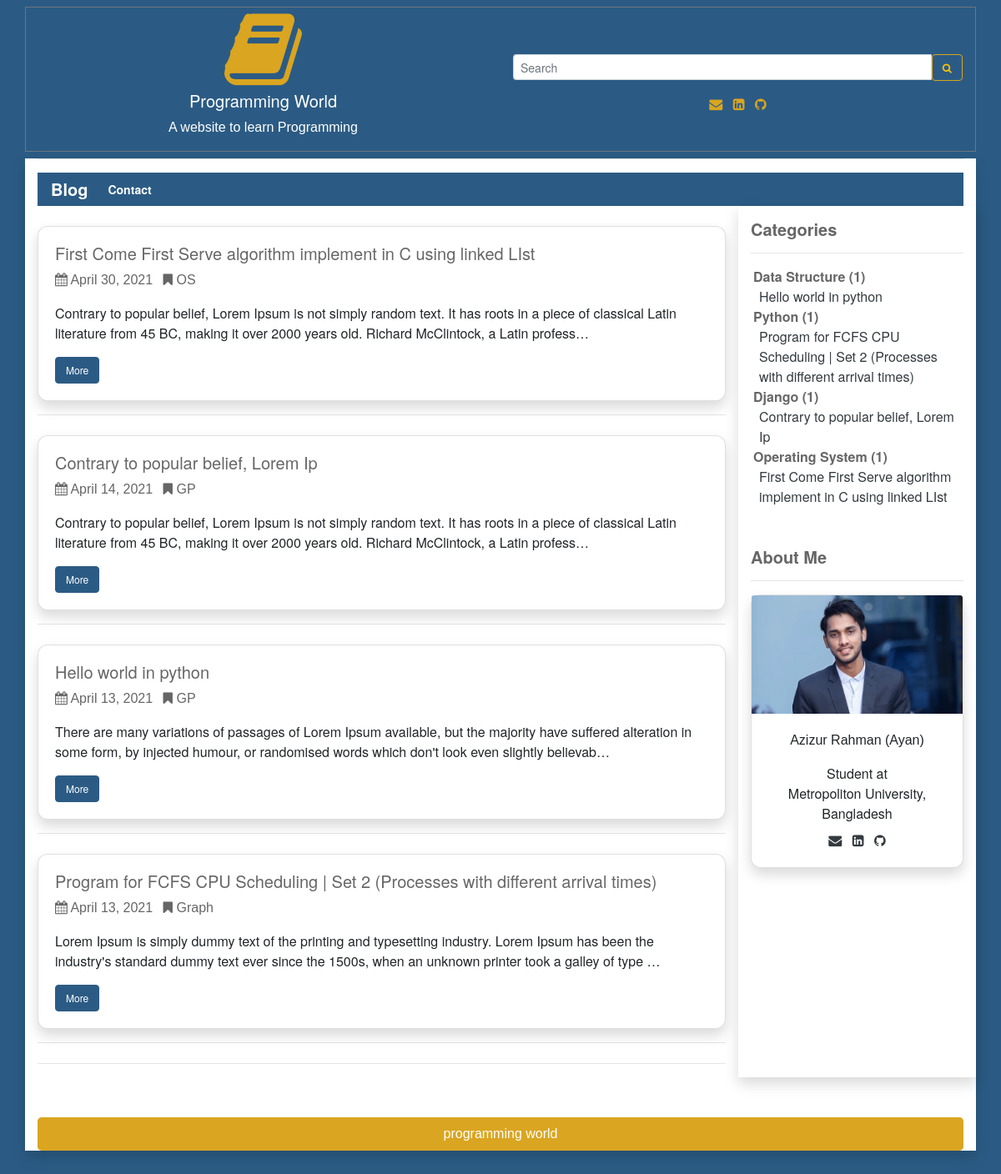
The page / on the database its author committed.
### user_panel_1/models.py (models this page shows, shortened)
class Blog(models.Model):
    cat_name = models.ForeignKey(Category, on_delete=models.CASCADE)
    blog_priority = models.IntegerField(blank=True, null=True)
    blog_tags = models.CharField(max_length=200,  blank=True, null=True)
    blog_title = models.CharField(max_length=200)
    blog_author = models.CharField(max_length=200)
    blog_descriptions = models.CharField(max_length=600);
    blog_body = RichTextUploadingField(blank=True, null=True)
    blog_views = models.IntegerField(default=0)
    blog_date = models.DateField(auto_now_add=True, auto_now=False, blank=True)

class Category(models.Model):
    cat_name = models.CharField(max_length=300)
    def __str__(self):
        return self.cat_name

### user_panel_1/views.py (the view)
# urls.py: path('', views.blog, name='blog'),
def blog(request):
    category = Category.objects.all()
    blog = Blog.objects.all()
    categorys = Blog.objects.all().select_related('cat_name')
    blogs = Blog.objects.all().order_by('-blog_date')
    paginator = Paginator(blogs, 10)
    page = request.GET.get('page')
    blogs = paginator.get_page(page)
    context = {
        'category': category,
        'blog': blog,
        'object_list': categorys,
        'blogs': blogs,
    }
    return render(request, 'blog.html', context)

### templates/blog.html (shortened to what this page needs)
{% extends 'base.html' %}
{% load static %}
{% block content %}
   {% for blogs in blogs %}
    <div class="card shadow mt-4 rounded">
    <div class="card-body">
         <h5 class="title">{{blogs.blog_title |truncatechars:100}}</h5>
         <p  class="description"><i class="fa fa-calendar" aria-hidden="true"></i> <a href="{% url 'date' blogs.blog_date %}" class="mr-2 ur description"> {{ blogs.blog_date}} </a> <i class="fa fa-bookmark" aria-hidden="true"></i>
         <a href="{% url 'tags' blogs.blog_tags %}" class="ur description">  {{ blogs.blog_tags}} </a>
                            </p>
         <div>{{blogs.blog_descriptions | safe |truncatechars:200}}</div>
         <a href="{% url 'more' blogs.id %}" class="btn btn-info mt-3">More</a>
  </div>
    </div>
    <hr>
    {% endfor %}
  <hr>
{% endblock content %}

### templates/base.html (shortened to what this page needs)
{% load static %}
{% load humanize %}
<!DOCTYPE html>
<html lang="en">
<head>
  <link rel="stylesheet" href="https://maxcdn.bootstrapcdn.com/bootstrap/4.5.2/css/bootstrap.min.css">
  <link rel="stylesheet"
      href="//cdnjs.cloudflare.com/ajax/libs/highlight.js/10.7.2/styles/default.min.css">
    <link
      rel="stylesheet"
      href="https://cdnjs.cloudflare.com/ajax/libs/font-awesome/4.7.0/css/font-awesome.min.css"
    />
    <link
      rel="stylesheet"
      href="{% static 'css/style.css' %}"
    />
    <link href="https://cdn.jsdelivr.net/gh/gitbrent/bootstrap4-toggle@3.6.1/css/bootstrap4-toggle.min.css" rel="stylesheet">
</head>
<body style="background:#2b5b84;">
 <div class="container mt-2 text-center border border-secondary">
 <div class="row">
     <div class="col-sm-6">
     <i class="fa fa-book logo" aria-hidden="true"></i><br>
 <h5 class="text-white">Programming World</h5>
 <p class="text-white">A website to learn Programming</p>
     </div>
     <div class="col-sm-6 mt-2">
        <form method="GET" action="{% url 'search' %}">
    <div class="input-group input-group-sm mt-5"  >
      <input type="text" class="form-control" placeholder="Search" name='search' required>
      <div class="input-group-btn">
        <button class="btn btn-outline-warning" type="submit"><i class="fa fa-search" aria-hidden="true"></i>
</button>
      </div>
    </div>
  </form>
       <div class="mt-3">
       <span class="text-style-two"><a href="mailto:aaziz9642@gmail.com" class="text-warning ur"><i class="fa fa-envelope pr-2" aria-hidden="true"></i> </a></span>
<span class="text-style-two"><a href="https://linkedin.com/in/azizur-rahman-720636165"  target="_blank" class="text-warning ur"><i class="fa fa-linkedin-square" aria-hidden="true"></i> </a></span>
<span class="text-style-two"><a href="https://github.com/ayanchyaziz123" target="_blank" class="text-warning ur"><i class="fa fa-github pl-2" aria-hidden="true"></i></a></span>
     </div>
     </div>
    </div>
</div>
<div class="container bg-white shadow">
  <hr class="mt-2">
    <nav class="navbar navbar-expand-lg navbar-dark bg-dark mt-2 pt-0 pb-0">
  <a class="navbar-brand" href="{% url 'blog' %}">Blog</a>
  <div class="collapse navbar-collapse" id="navbarSupportedContent">
    <ul class="navbar-nav mr-auto">
      <li class="nav-item active">
        <a class="nav-link" href="{% url 'contact' %}">Contact<span class="sr-only">(current)</span></a>
      </li>
    </ul>
  </div>
</nav>
<div class="row">
    <div class="col-sm-9">
    {% block content %}
    {% endblock content %}
    </div>
    <div class="col-sm-3 shadow">
     <h5 class="mt-3"><strong class="title">Categories</strong></h5>
     <hr>
     {% regroup object_list by cat_name as cat_all %}
<ul>
{% for categories in cat_all %}
    <li style="list-style-type:none; margin-left:-37px;"><strong class="title">{{ categories.grouper }} ({{ categories.list|length}}) </strong>
    <ul>
        {% for blog in categories.list %}
          <li style="list-style-type:none; margin-left:-33px;"><a href="{% url 'more' blog.id %}" class="text-dark ur">{{ blog.blog_title }}</li></a>
        {% endfor %}
    </ul>
    </li>
{% endfor %}
</ul>
<h5 class="mt-5"><strong class="title">About Me</strong></h5>
<hr>
<div class="card shadow rounded">
  <img class="card-img-top" src="{% static 'aya.jpeg' %}" alt="Card image cap">
  <div class="card-body text-center">
    <p class="card-text ur">Azizur Rahman (Ayan)</p>
    <span class="ur">Student at <br> Metropoliton University, Bangladesh</span> <br>
    <div class="mt-2">
     <span class="text-style-two"><a href="mailto:aaziz9642@gmail.com" class="text-dark ur"><i class="fa fa-envelope pr-2" aria-hidden="true"></i> </a></span>
<span class="text-style-two"><a href="https://linkedin.com/in/azizur-rahman-720636165"  target="_blank" class="text-dark ur"><i class="fa fa-linkedin-square" aria-hidden="true"></i> </a></span>
<span class="text-style-two"><a href="https://github.com/ayanchyaziz123" target="_blank" class="text-dark ur"><i class="fa fa-github pl-2" aria-hidden="true"></i></a></span>
  </div>
  </div>
</div>
    </div>
</div>
<div class="jumbotron mt-5 pb-0 pt-0 text-center text-white" style="background:#DAA520;">
    <p class="lead mt-2 mb-2">
        <p class="pt-2 pb-2"><a href="{% url 'blog' %}" class="text-white">programming world</a></p>
    </p>
</div>
</div>
</body>
</html>

### static/css/style.css (style rules this page uses)
body { background-color: #2b5b84; font-family:Helvetica Neue; font-size:14; }
.bg-dark { background: #2b5b84 !important; }
.logo { font-size: 100px; color: #DAA520; }
li .nav-link { font-size: 14px !important; }
.btn { font-size: 12px !important; }
p { font-family: Arial, Helvetica, sans-serif; }
.navbar-nav .nav-item { font-weight: 600 !important; }
.navbar-brand { font-weight: 600 !important; }
.description { color: #666666; }
.btn-outline-warning { border-color: #DAA520 !important; color: #DAA520 im !important; }
.title { color: #666; }
.btn-info { background-color: #2b5b84; border-color: #2b5b84; }
.text-warning { color: #DAA520 !important; }
.ur { text-decoration: none !important; }
.rounded { border-radius: 12px !important; }

### rows shown on the page
Blog: blog_title "First Come First Serve algorithm implement in C using linked LIst", blog_date "April 30, 2021", blog_tags "OS", blog_descriptions "Contrary to popular belief, Lorem Ipsum is not simply random text. It has roots in a piece of classical Latin literature from 45 BC, making it over 2000 years old. Richard McClintock, a Latin profess…"
Blog: blog_title "Contrary to popular belief, Lorem Ip", blog_date "April 14, 2021", blog_tags "GP", blog_descriptions "Contrary to popular belief, Lorem Ipsum is not simply random text. It has roots in a piece of classical Latin literature from 45 BC, making it over 2000 years old. Richard McClintock, a Latin profess…"
Blog: blog_title "Hello world in python", blog_date "April 13, 2021", blog_tags "GP", blog_descriptions "There are many variations of passages of Lorem Ipsum available, but the majority have suffered alteration in some form, by injected humour, or randomised words which don't look even slightly believab…"
Blog: blog_title "Program for FCFS CPU Scheduling | Set 2 (Processes with different arrival times)", blog_date "April 13, 2021", blog_tags "Graph", blog_descriptions "Lorem Ipsum is simply dummy text of the printing and typesetting industry. Lorem Ipsum has been the industry's standard dummy text ever since the 1500s, when an unknown printer took a galley of type …"
Category: grouper "Data Structure", list|length "1"
Category: grouper "Python", list|length "1"
Category: grouper "Django", list|length "1"
Category: grouper "Operating System", list|length "1"
